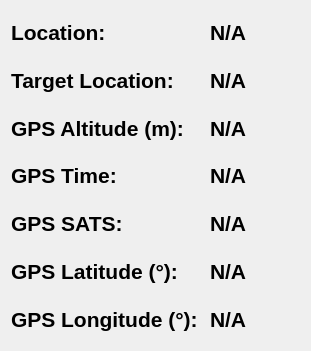
   <widget class="QWidget" name="telemetry_container_9" native="true">
    <property name="geometry">
     <rect>
      <x>510</x>
      <y>660</y>
      <width>311</width>
      <height>351</height>
     </rect>
    </property>
    <property name="sizePolicy">
     <sizepolicy hsizetype="Expanding" vsizetype="Expanding">
      <horstretch>1</horstretch>
      <verstretch>1</verstretch>
     </sizepolicy>
    </property>
    <property name="font">
     <font>
      <family>Noto Sans</family>
      <pointsize>16</pointsize>
      <italic>true</italic>
     </font>
    </property>
    <property name="styleSheet">
     <string notr="true"/>
    </property>
    <layout class="QGridLayout" name="gridLayout_14">
     <item row="0" column="0">
      <layout class="QVBoxLayout" name="simulation_panel_6" stretch="0">
       <property name="sizeConstraint">
        <enum>QLayout::SetMinimumSize</enum>
       </property>
       <item>
        <layout class="QHBoxLayout" name="horizontalLayout_16" stretch="0,0">
         <item>
          <layout class="QVBoxLayout" name="verticalLayout_23">
           <item>
            <widget class="QLabel" name="location">
             <property name="font">
              <font>
               <family>Liberation Sans</family>
               <pointsize>16</pointsize>
               <weight>75</weight>
               <italic>false</italic>
               <bold>true</bold>
              </font>
             </property>
             <property name="text">
              <string>Location:</string>
             </property>
            </widget>
           </item>
           <item>
            <widget class="QLabel" name="target_location">
             <property name="font">
              <font>
               <family>Liberation Sans</family>
               <pointsize>16</pointsize>
               <weight>75</weight>
               <italic>false</italic>
               <bold>true</bold>
              </font>
             </property>
             <property name="text">
              <string>Target Location:</string>
             </property>
            </widget>
           </item>
           <item>
            <widget class="QLabel" name="gps_alt_label">
             <property name="font">
              <font>
               <family>Liberation Sans</family>
               <pointsize>16</pointsize>
               <weight>75</weight>
               <italic>false</italic>
               <bold>true</bold>
              </font>
             </property>
             <property name="text">
              <string>GPS Altitude (m):</string>
             </property>
            </widget>
           </item>
           <item>
            <widget class="QLabel" name="gps_time_label">
             <property name="font">
              <font>
               <family>Liberation Sans</family>
               <pointsize>16</pointsize>
               <weight>75</weight>
               <italic>false</italic>
               <bold>true</bold>
              </font>
             </property>
             <property name="styleSheet">
              <string notr="true">border: none;</string>
             </property>
             <property name="text">
              <string>GPS Time:</string>
             </property>
            </widget>
           </item>
           <item>
            <widget class="QLabel" name="gps_sats_label">
             <property name="font">
              <font>
               <family>Liberation Sans</family>
               <pointsize>16</pointsize>
               <weight>75</weight>
               <italic>false</italic>
               <bold>true</bold>
              </font>
             </property>
             <property name="styleSheet">
              <string notr="true">border: none;</string>
             </property>
             <property name="text">
              <string>GPS SATS:</string>
             </property>
            </widget>
           </item>
           <item>
            <widget class="QLabel" name="gps_lat_label">
             <property name="font">
              <font>
               <family>Liberation Sans</family>
               <pointsize>16</pointsize>
               <weight>75</weight>
               <italic>false</italic>
               <bold>true</bold>
              </font>
             </property>
             <property name="styleSheet">
              <string notr="true">border: none;</string>
             </property>
             <property name="text">
              <string>GPS Latitude (°):</string>
             </property>
            </widget>
           </item>
           <item>
            <widget class="QLabel" name="gps_long_label">
             <property name="font">
              <font>
               <family>Liberation Sans</family>
               <pointsize>16</pointsize>
               <weight>75</weight>
               <italic>false</italic>
               <bold>true</bold>
              </font>
             </property>
             <property name="styleSheet">
              <string notr="true">border: none;</string>
             </property>
             <property name="text">
              <string>GPS Longitude (°): </string>
             </property>
            </widget>
           </item>
          </layout>
         </item>
         <item>
          <layout class="QVBoxLayout" name="state_fields_6">
           <item>
            <widget class="QLabel" name="LOCATION">
             <property name="font">
              <font>
               <family>Liberation Sans</family>
               <pointsize>16</pointsize>
               <weight>75</weight>
               <italic>false</italic>
               <bold>true</bold>
              </font>
             </property>
             <property name="text">
              <string>N/A</string>
             </property>
            </widget>
           </item>
           <item>
            <widget class="QLabel" name="TARGET_LOCATION">
             <property name="font">
              <font>
               <family>Liberation Sans</family>
               <pointsize>16</pointsize>
               <weight>75</weight>
               <italic>false</italic>
               <bold>true</bold>
              </font>
             </property>
             <property name="text">
              <string>N/A</string>
             </property>
            </widget>
           </item>
           <item>
            <widget class="QLabel" name="GPS_ALTITUDE">
             <property name="font">
              <font>
               <family>Liberation Sans</family>
               <pointsize>16</pointsize>
               <weight>75</weight>
               <italic>false</italic>
               <bold>true</bold>
              </font>
             </property>
             <property name="text">
              <string>N/A</string>
             </property>
            </widget>
           </item>
           <item>
            <widget class="QLabel" name="GPS_TIME">
             <property name="font">
              <font>
               <family>Liberation Sans</family>
               <pointsize>16</pointsize>
               <weight>75</weight>
               <italic>false</italic>
               <bold>true</bold>
              </font>
             </property>
             <property name="text">
              <string>N/A</string>
             </property>
            </widget>
           </item>
           <item>
            <widget class="QLabel" name="GPS_LATITUDE">
             <property name="font">
              <font>
               <family>Liberation Sans</family>
               <pointsize>16</pointsize>
               <weight>75</weight>
               <italic>false</italic>
               <bold>true</bold>
              </font>
             </property>
             <property name="text">
              <string>N/A</string>
             </property>
            </widget>
           </item>
           <item>
            <widget class="QLabel" name="GPS_LONGITUDE">
             <property name="font">
              <font>
               <family>Liberation Sans</family>
               <pointsize>16</pointsize>
               <weight>75</weight>
               <italic>false</italic>
               <bold>true</bold>
              </font>
             </property>
             <property name="text">
              <string>N/A</string>
             </property>
            </widget>
           </item>
           <item>
            <widget class="QLabel" name="GPS_SATS">
             <property name="font">
              <font>
               <family>Liberation Sans</family>
               <pointsize>16</pointsize>
               <weight>75</weight>
               <italic>false</italic>
               <bold>true</bold>
              </font>
             </property>
             <property name="text">
              <string>N/A</string>
             </property>
            </widget>
           </item>
          </layout>
         </item>
        </layout>
       </item>
      </layout>
     </item>
    </layout>
   </widget>
